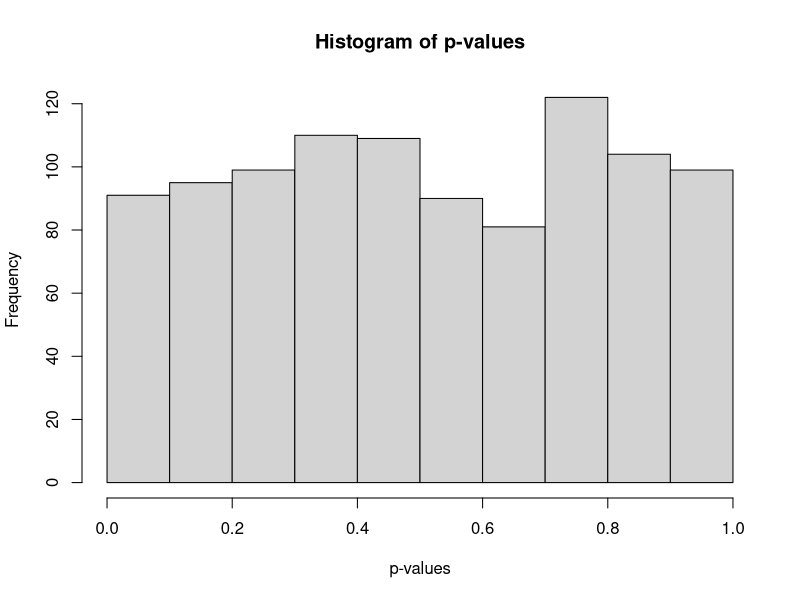

The R source for this figure:
set.seed(5)

pvals = c()

for (i in 1:1000) {
    ttest = t.test(rnorm(10, mean = 0, sd = 1), conf.level = 0.95)
    pvals = c(pvals, ttest$p.value)
}

hist(pvals, main = "Histogram of p-values", xlab = "p-values")

err = sum(pvals < 0.05) / 1000

sol <- list(type_I_error = err)

print(sol)